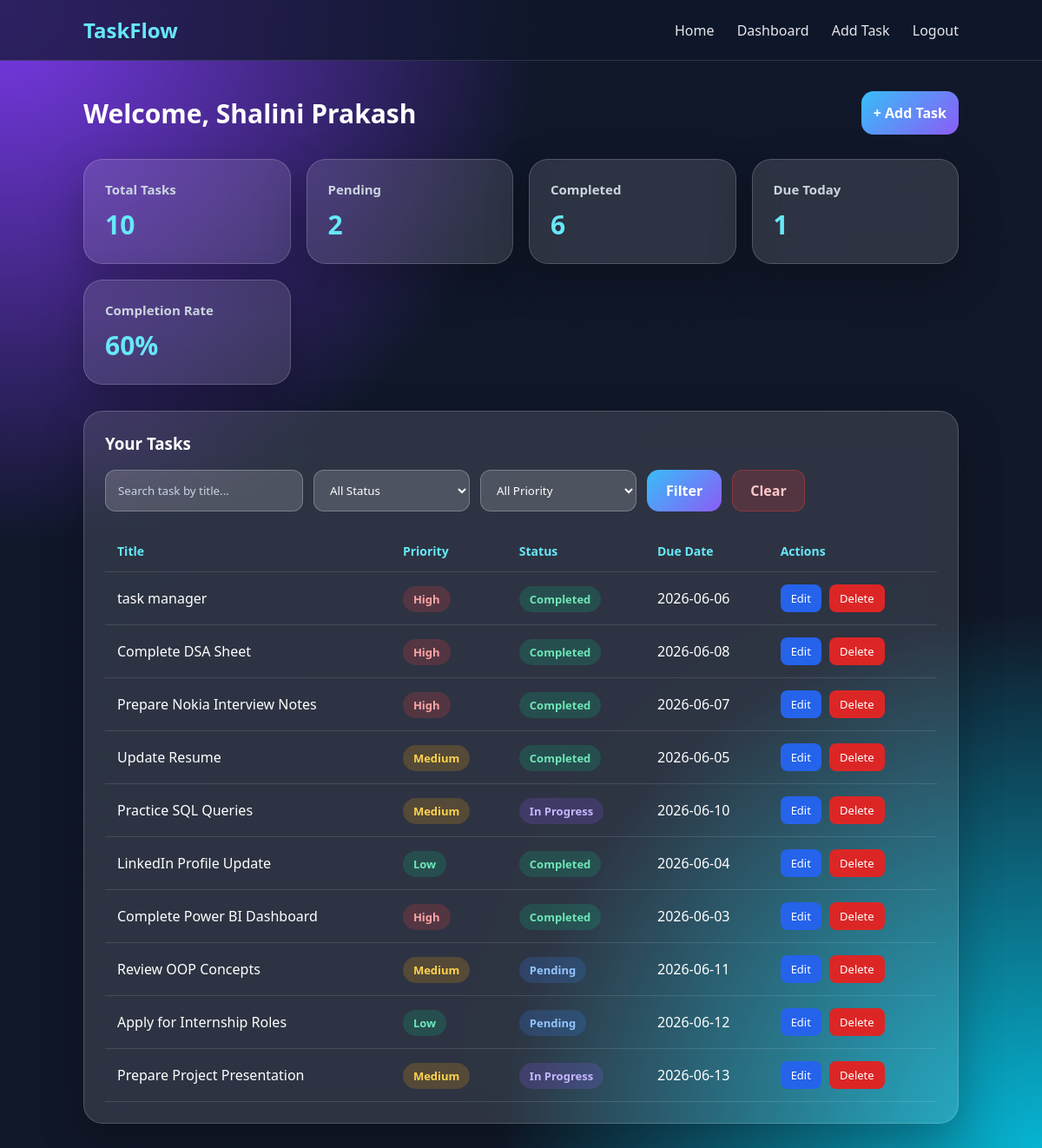
/dashboard.php (signed in), run on the app's committed database.
### tables this page shows
CREATE TABLE `tasks` (
  `id` int(11) NOT NULL,
  `user_id` int(11) NOT NULL,
  `title` varchar(150) NOT NULL,
  `description` text DEFAULT NULL,
  `priority` enum('Low','Medium','High') DEFAULT 'Medium',
  `status` enum('Pending','In Progress','Completed') DEFAULT 'Pending',
  `due_date` date DEFAULT NULL,
  `created_at` timestamp NOT NULL DEFAULT current_timestamp()
);

### dashboard.php (the view, shortened to what this page needs)
<?php
include 'db.php';
$user_id = $_SESSION['user_id'];
$search = "";
$where = "WHERE user_id='$user_id'";
$total = mysqli_fetch_assoc(mysqli_query($conn, "SELECT COUNT(*) AS count FROM tasks WHERE user_id='$user_id'"))['count'];
$pending = mysqli_fetch_assoc(mysqli_query($conn, "SELECT COUNT(*) AS count FROM tasks WHERE user_id='$user_id' AND status='Pending'"))['count'];
$completed = mysqli_fetch_assoc(mysqli_query($conn, "SELECT COUNT(*) AS count FROM tasks WHERE user_id='$user_id' AND status='Completed'"))['count'];
$today = date('Y-m-d');
$due_today = mysqli_fetch_assoc(mysqli_query($conn, "SELECT COUNT(*) AS count FROM tasks WHERE user_id='$user_id' AND due_date='$today'"))['count'];
$completion_rate = 0;
if ($total > 0) {
    $completion_rate = round(($completed / $total) * 100);
}
$tasks = mysqli_query($conn, "SELECT * FROM tasks $where ORDER BY created_at DESC");
?>
<!DOCTYPE html>
<html lang="en">
<head>
    <link rel="stylesheet" href="css/style.css">
</head>
<body>
<nav class="navbar">
    <div class="logo">TaskFlow</div>
    <div class="nav-links">
        <a href="home.php">Home</a>
        <a href="dashboard.php">Dashboard</a>
        <a href="add_task.php">Add Task</a>
        <a href="logout.php">Logout</a>
    </div>
</nav>
<div class="dashboard">
    <div class="dashboard-header">
        <h2>Welcome, <?php echo $_SESSION['user_name']; ?></h2>
        <a href="add_task.php" class="btn" style="width:auto;">+ Add Task</a>
    </div>
    <div class="cards">
        <div class="card">
            <h3>Total Tasks</h3>
            <p><?php echo $total; ?></p>
        </div>
        <div class="card">
            <h3>Pending</h3>
            <p><?php echo $pending; ?></p>
        </div>
        <div class="card">
            <h3>Completed</h3>
            <p><?php echo $completed; ?></p>
        </div>
        <div class="card">
            <h3>Due Today</h3>
            <p><?php echo $due_today; ?></p>
        </div>
        <div class="card">
            <h3>Completion Rate</h3>
            <p><?php echo $completion_rate; ?>%</p>
        </div>
    </div>
    <div class="task-section">
        <h3>Your Tasks</h3>
        <form method="GET" class="filter-form">
            <input
                type="text"
                name="search"
                placeholder="Search task by title..."
                value="<?php echo $search; ?>"
            >
            <select name="status">
                <option value="">All Status</option>
            </select>
            <select name="priority">
                <option value="">All Priority</option>
            </select>
            <button type="submit" class="btn filter-btn">Filter</button>
            <a href="dashboard.php" class="clear-btn">Clear</a>
        </form>
        <table class="task-table">
            <tr>
                <th>Title</th>
                <th>Priority</th>
                <th>Status</th>
                <th>Due Date</th>
                <th>Actions</th>
            </tr>
            <?php if (mysqli_num_rows($tasks) > 0) { ?>
                <?php while ($task = mysqli_fetch_assoc($tasks)) { ?>
                    <tr>
                        <td><?php echo $task['title']; ?></td>
                        <td>
                            <span class="badge <?php echo strtolower($task['priority']); ?>">
                                <?php echo $task['priority']; ?>
                            </span>
                        </td>
                        <td>
                            <span class="badge <?php echo strtolower(str_replace(' ', '', $task['status'])); ?>">
                                <?php echo $task['status']; ?>
                            </span>
                        </td>
                        <td><?php echo $task['due_date']; ?></td>
                        <td>
                            <a href="edit_task.php?id=<?php echo $task['id']; ?>" class="action-btn edit">
                                Edit
                            </a>
                            <a href="delete_task.php?id=<?php echo $task['id']; ?>"
                               class="action-btn delete"
                               onclick="return confirm('Are you sure you want to delete this task?')">
                                Delete
                            </a>
                        </td>
                    </tr>
                <?php } ?>
            <?php } else { ?>
                <tr>
                    <td colspan="5">No tasks found.</td>
                </tr>
            <?php } ?>
        </table>
    </div>
</div>
</body>
</html>

### css/style.css (style rules this page uses)
* { margin: 0; padding: 0; box-sizing: border-box; font-family: "Poppins", "Segoe UI", sans-serif; }
body { min-height: 100vh; background: radial-gradient(circle at top left, #7c3aed, transparent 35%), radial-gradient(circle at bottom right, #06b6d4, transparent 35%), linear-gradient(135deg, #0f172a, #111827); color: #ffffff; }
a { text-decoration: none; }
select { color: #ffffff; background: rgba(255, 255, 255, 0.16); }
select option { background: #1e293b !important; color: #ffffff !important; }
.btn { width: 100%; padding: 14px; border: none; border-radius: 14px; background: linear-gradient(135deg, #38bdf8, #8b5cf6); color: #ffffff; font-size: 16px; font-weight: 700; cursor: pointer; transition: 0.3s; }
.navbar { width: 100%; padding: 18px 8%; display: flex; justify-content: space-between; align-items: center; background: rgba(15, 23, 42, 0.7); backdrop-filter: blur(15px); border-bottom: 1px solid rgba(255, 255, 255, 0.12); }
.logo { font-size: 24px; font-weight: 800; color: #67e8f9; }
.nav-links a { color: #e5e7eb; margin-left: 22px; font-weight: 500; }
.dashboard { padding: 35px 8%; }
.dashboard-header { display: flex; justify-content: space-between; align-items: center; margin-bottom: 28px; }
.dashboard-header h2 { font-size: 30px; }
.cards { display: grid; grid-template-columns: repeat(4, 1fr); gap: 18px; margin-bottom: 30px; }
.card, .task-section { background: rgba(255, 255, 255, 0.12); backdrop-filter: blur(18px); border-radius: 22px; padding: 24px; border: 1px solid rgba(255, 255, 255, 0.18); box-shadow: 0 18px 50px rgba(0, 0, 0, 0.25); }
.card h3 { color: #cbd5e1; font-size: 15px; margin-bottom: 10px; }
.card p { font-size: 30px; font-weight: 800; color: #67e8f9; }
.task-section h3 { margin-bottom: 18px; }
.task-table { width: 100%; border-collapse: collapse; }
.task-table th, .task-table td { padding: 14px; text-align: left; border-bottom: 1px solid rgba(255, 255, 255, 0.12); }
.task-table th { color: #67e8f9; font-size: 14px; }
.filter-form { display: flex; gap: 12px; margin-bottom: 22px; flex-wrap: wrap; }
.filter-form input, .filter-form select { padding: 12px 14px; border-radius: 12px; border: 1px solid rgba(255, 255, 255, 0.25); background: rgba(255, 255, 255, 0.16); color: #ffffff; outline: none; min-width: 180px; }
.filter-form input::placeholder { color: #cbd5e1; }
.filter-btn { width: auto; padding: 12px 22px; }
.clear-btn { padding: 12px 20px; border-radius: 12px; background: rgba(239, 68, 68, 0.2); color: #fecaca; font-weight: 700; border: 1px solid rgba(239, 68, 68, 0.35); }
.badge { padding: 6px 12px; border-radius: 30px; font-size: 13px; font-weight: 700; }
.low { background: rgba(16, 185, 129, 0.2); color: #6ee7b7; }
.medium { background: rgba(245, 158, 11, 0.2); color: #fcd34d; }
.high { background: rgba(239, 68, 68, 0.2); color: #fca5a5; }
.pending { background: rgba(59, 130, 246, 0.2); color: #93c5fd; }
.inprogress { background: rgba(139, 92, 246, 0.2); color: #c4b5fd; }
.completed { background: rgba(16, 185, 129, 0.2); color: #6ee7b7; }
.action-btn { display: inline-block; padding: 7px 12px; border-radius: 8px; font-size: 13px; margin-right: 5px; color: white; }
.edit { background: #2563eb; }
.delete { background: #dc2626; }

### data on the page
tasks: title "task manager", priority "High", status "Completed", due_date "2026-06-06"
tasks: title "Complete DSA Sheet", priority "High", status "Completed", due_date "2026-06-08"
tasks: title "Prepare Nokia Interview Notes", priority "High", status "Completed", due_date "2026-06-07"
tasks: title "Update Resume", priority "Medium", status "Completed", due_date "2026-06-05"
tasks: title "Practice SQL Queries", priority "Medium", status "In Progress", due_date "2026-06-10"
tasks: title "LinkedIn Profile Update", priority "Low", status "Completed", due_date "2026-06-04"
tasks: title "Complete Power BI Dashboard", priority "High", status "Completed", due_date "2026-06-03"
tasks: title "Review OOP Concepts", priority "Medium", status "Pending", due_date "2026-06-11"
tasks: title "Apply for Internship Roles", priority "Low", status "Pending", due_date "2026-06-12"
tasks: title "Prepare Project Presentation", priority "Medium", status "In Progress", due_date "2026-06-13"

### other printed values
$_SESSION['user_name'] "Shalini Prakash"
$total "10"
$pending "2"
$completed "6"
$due_today "1"
$completion_rate "60"
